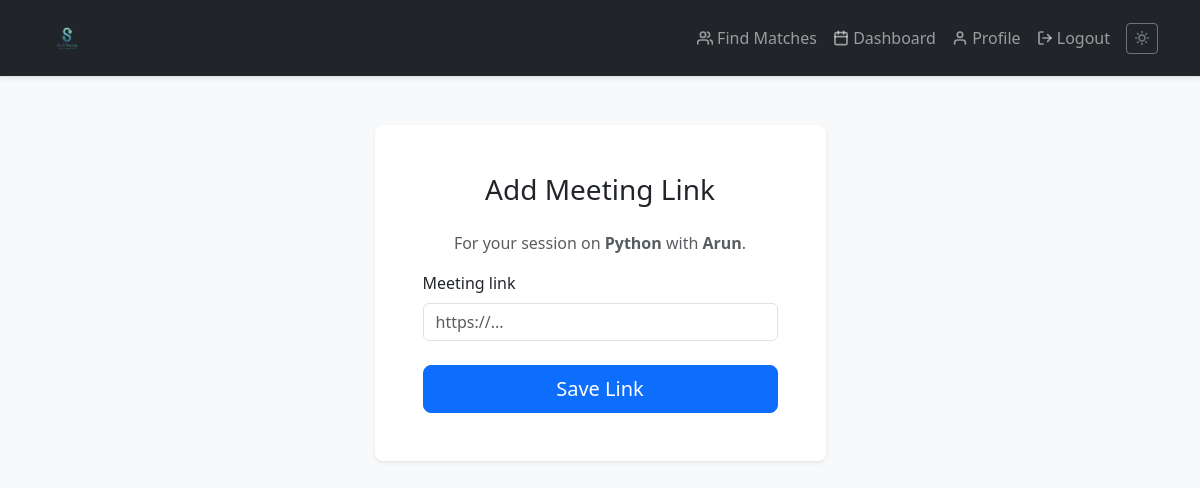
The app's page /update-link/5/ (signed in), older data.
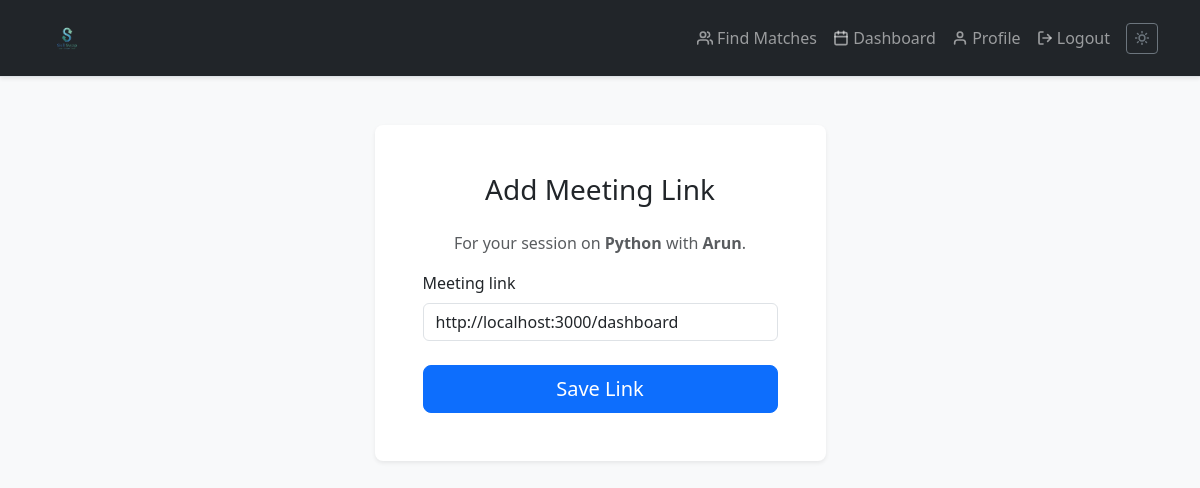
The same page, newer data.
### scheduling/models.py (models this page shows, shortened)
class Session(models.Model):
    STATUS_CHOICES = (
        ('pending', 'Pending'),
        ('confirmed', 'Confirmed'),
        ('completed', 'Completed'),
        ('cancelled', 'Cancelled'),
    )
    teacher = models.ForeignKey(User, related_name='teaching_sessions', on_delete=models.CASCADE)
    learner = models.ForeignKey(User, related_name='learning_sessions', on_delete=models.CASCADE)
    skill = models.ForeignKey(Skill, on_delete=models.CASCADE, null=True, blank=True)
    scheduled_time = models.DateTimeField(null=True, blank=True)
    end_time = models.DateTimeField(null=True, blank=True)
    status = models.CharField(max_length=10, choices=STATUS_CHOICES, default='pending')
    meeting_link = models.URLField(blank=True, null=True)
    notes = models.TextField(blank=True, null=True)

### skills/models.py (models this page shows, shortened)
class Skill(models.Model):
    name = models.CharField(max_length=100, unique=True)
    category = models.ForeignKey(Category, on_delete=models.SET_NULL, null=True, blank=True, related_name='skills')

### scheduling/views.py (the view)
# urls.py: path('update-link/<int:session_id>/', views.update_session_link, name='update_session_link'),
@login_required
def update_session_link(request, session_id):
    session = get_object_or_404(Session, id=session_id)
    if request.user != session.teacher:
        messages.error(request, 'You are not authorized to update this session.')
        return redirect('session_dashboard')
    if request.method == 'POST':
        form = SessionUpdateForm(request.POST, instance=session)
        if form.is_valid():
            form.save()
            messages.success(request, 'Meeting link added!')
            return redirect('session_dashboard')
    else:
        form = SessionUpdateForm(instance=session)
    context = {
        'form': form,
        'session': session
    }
    return render(request, 'scheduling/update_link.html', context)

### scheduling/forms.py
class SessionUpdateForm(forms.ModelForm):
    class Meta:
        model = Session
        fields = ['meeting_link']

### templates/scheduling/update_link.html (shortened to what this page needs)
{% extends "base.html" %}
{% load widget_tweaks %} {% block content %}
<div class="row">
    <div class="col-md-6 col-lg-5 mx-auto">
        <div class="card shadow-sm border-0 rounded-3">
            <div class="card-body p-4 p-sm-5">
                <h2 class="card-title text-center mb-4 fw-light fs-3">Add Meeting Link</h2>
                <p class="text-center text-muted">For your session on <strong>{{ session.skill.name }}</strong> with <strong>{{ session.learner.username }}</strong>.</p>
                <form method="POST">
                    <div class="mb-3">
                        <label for="{{ form.meeting_link.id_for_label }}" class="form-label">{{ form.meeting_link.label }}</label>
                        {% render_field form.meeting_link class="form-control" placeholder="https://..." %}
                    </div>
                    <div class="d-grid mt-4">
                        <button class="btn btn-primary btn-lg" type="submit">Save Link</button>
                    </div>
                </form>
            </div>
        </div>
    </div>
</div>
{% endblock %}

Row changes from the older to the newer data that the page shows:
changed Session "Python": meeting_link (not shown) → "http://localhost:3000/dashboard"
